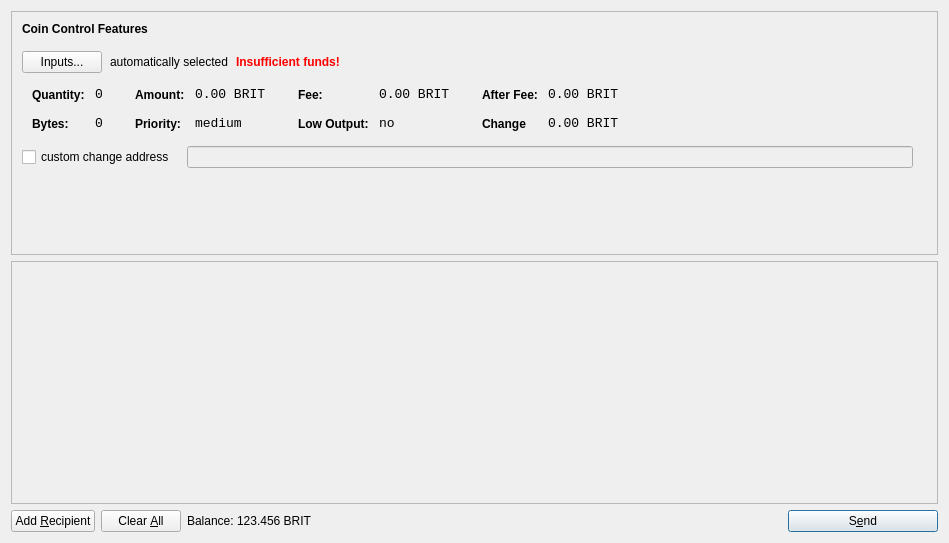
<?xml version="1.0" encoding="UTF-8"?>
<ui version="4.0">
 <class>SendCoinsDialog</class>
 <widget class="QDialog" name="SendCoinsDialog">
  <property name="geometry">
   <rect>
    <x>0</x>
    <y>0</y>
    <width>949</width>
    <height>543</height>
   </rect>
  </property>
  <property name="windowTitle">
   <string>Send Coins</string>
  </property>
  <layout class="QVBoxLayout" name="verticalLayout">
   <item>
    <widget class="QFrame" name="frameCoinControl">
     <property name="sizePolicy">
      <sizepolicy hsizetype="Expanding" vsizetype="Expanding">
       <horstretch>0</horstretch>
       <verstretch>0</verstretch>
      </sizepolicy>
     </property>
     <property name="maximumSize">
      <size>
       <width>16777215</width>
       <height>16777215</height>
      </size>
     </property>
     <property name="frameShape">
      <enum>QFrame::StyledPanel</enum>
     </property>
     <property name="frameShadow">
      <enum>QFrame::Sunken</enum>
     </property>
     <layout class="QVBoxLayout" name="verticalLayoutCoinControl2">
      <property name="spacing">
       <number>6</number>
      </property>
      <property name="leftMargin">
       <number>0</number>
      </property>
      <property name="topMargin">
       <number>0</number>
      </property>
      <property name="rightMargin">
       <number>0</number>
      </property>
      <property name="bottomMargin">
       <number>6</number>
      </property>
      <item>
       <layout class="QVBoxLayout" name="verticalLayoutCoinControl" stretch="0,0,0,0,1">
        <property name="spacing">
         <number>0</number>
        </property>
        <property name="leftMargin">
         <number>10</number>
        </property>
        <property name="topMargin">
         <number>10</number>
        </property>
        <item>
         <layout class="QHBoxLayout" name="horizontalLayoutCoinControl1">
          <property name="bottomMargin">
           <number>15</number>
          </property>
          <item>
           <widget class="QLabel" name="labelCoinControlFeatures">
            <property name="sizePolicy">
             <sizepolicy hsizetype="Preferred" vsizetype="Maximum">
              <horstretch>0</horstretch>
              <verstretch>0</verstretch>
             </sizepolicy>
            </property>
            <property name="font">
             <font>
              <weight>75</weight>
              <bold>true</bold>
             </font>
            </property>
            <property name="styleSheet">
             <string notr="true">font-weight:bold;</string>
            </property>
            <property name="text">
             <string>Coin Control Features</string>
            </property>
           </widget>
          </item>
         </layout>
        </item>
        <item>
         <layout class="QHBoxLayout" name="horizontalLayoutCoinControl2" stretch="0,0,0,0">
          <property name="spacing">
           <number>8</number>
          </property>
          <property name="bottomMargin">
           <number>10</number>
          </property>
          <item>
           <widget class="QPushButton" name="pushButtonCoinControl">
            <property name="styleSheet">
             <string notr="true"/>
            </property>
            <property name="text">
             <string>Inputs...</string>
            </property>
           </widget>
          </item>
          <item>
           <widget class="QLabel" name="labelCoinControlAutomaticallySelected">
            <property name="text">
             <string>automatically selected</string>
            </property>
            <property name="margin">
             <number>5</number>
            </property>
           </widget>
          </item>
          <item>
           <widget class="QLabel" name="labelCoinControlInsuffFunds">
            <property name="font">
             <font>
              <weight>75</weight>
              <bold>true</bold>
             </font>
            </property>
            <property name="styleSheet">
             <string notr="true">color:red;font-weight:bold;</string>
            </property>
            <property name="text">
             <string>Insufficient funds!</string>
            </property>
            <property name="margin">
             <number>5</number>
            </property>
           </widget>
          </item>
          <item>
           <spacer name="horizontalSpacerCoinControl">
            <property name="orientation">
             <enum>Qt::Horizontal</enum>
            </property>
            <property name="sizeHint" stdset="0">
             <size>
              <width>40</width>
              <height>1</height>
             </size>
            </property>
           </spacer>
          </item>
         </layout>
        </item>
        <item>
         <widget class="QWidget" name="widgetCoinControl" native="true">
          <property name="sizePolicy">
           <sizepolicy hsizetype="Preferred" vsizetype="Preferred">
            <horstretch>0</horstretch>
            <verstretch>0</verstretch>
           </sizepolicy>
          </property>
          <property name="minimumSize">
           <size>
            <width>0</width>
            <height>0</height>
           </size>
          </property>
          <property name="styleSheet">
           <string notr="true"/>
          </property>
          <layout class="QHBoxLayout" name="horizontalLayoutCoinControl5">
           <property name="margin">
            <number>0</number>
           </property>
           <item>
            <layout class="QHBoxLayout" name="horizontalLayoutCoinControl3" stretch="0,0,0,1">
             <property name="spacing">
              <number>20</number>
             </property>
             <property name="topMargin">
              <number>0</number>
             </property>
             <property name="bottomMargin">
              <number>10</number>
             </property>
             <item>
              <layout class="QFormLayout" name="formLayoutCoinControl1">
               <property name="horizontalSpacing">
                <number>10</number>
               </property>
               <property name="verticalSpacing">
                <number>14</number>
               </property>
               <property name="leftMargin">
                <number>10</number>
               </property>
               <property name="topMargin">
                <number>4</number>
               </property>
               <property name="rightMargin">
                <number>6</number>
               </property>
               <item row="0" column="0">
                <widget class="QLabel" name="labelCoinControlQuantityText">
                 <property name="styleSheet">
                  <string notr="true">font-weight:bold;</string>
                 </property>
                 <property name="text">
                  <string>Quantity:</string>
                 </property>
                 <property name="margin">
                  <number>0</number>
                 </property>
                </widget>
               </item>
               <item row="0" column="1">
                <widget class="QLabel" name="labelCoinControlQuantity">
                 <property name="font">
                  <font>
                   <family>Monospace</family>
                   <pointsize>10</pointsize>
                  </font>
                 </property>
                 <property name="cursor">
                  <cursorShape>IBeamCursor</cursorShape>
                 </property>
                 <property name="contextMenuPolicy">
                  <enum>Qt::ActionsContextMenu</enum>
                 </property>
                 <property name="text">
                  <string>0</string>
                 </property>
                 <property name="margin">
                  <number>0</number>
                 </property>
                 <property name="textInteractionFlags">
                  <set>Qt::LinksAccessibleByMouse|Qt::TextSelectableByKeyboard|Qt::TextSelectableByMouse</set>
                 </property>
                </widget>
               </item>
               <item row="1" column="0">
                <widget class="QLabel" name="labelCoinControlBytesText">
                 <property name="styleSheet">
                  <string notr="true">font-weight:bold;</string>
                 </property>
                 <property name="text">
                  <string>Bytes:</string>
                 </property>
                </widget>
               </item>
               <item row="1" column="1">
                <widget class="QLabel" name="labelCoinControlBytes">
                 <property name="font">
                  <font>
                   <family>Monospace</family>
                   <pointsize>10</pointsize>
                  </font>
                 </property>
                 <property name="cursor">
                  <cursorShape>IBeamCursor</cursorShape>
                 </property>
                 <property name="contextMenuPolicy">
                  <enum>Qt::ActionsContextMenu</enum>
                 </property>
                 <property name="text">
                  <string>0</string>
                 </property>
                 <property name="textInteractionFlags">
                  <set>Qt::LinksAccessibleByMouse|Qt::TextSelectableByKeyboard|Qt::TextSelectableByMouse</set>
                 </property>
                </widget>
               </item>
              </layout>
             </item>
             <item>
              <layout class="QFormLayout" name="formLayoutCoinControl2">
               <property name="horizontalSpacing">
                <number>10</number>
               </property>
               <property name="verticalSpacing">
                <number>14</number>
               </property>
               <property name="leftMargin">
                <number>6</number>
               </property>
               <property name="topMargin">
                <number>4</number>
               </property>
               <property name="rightMargin">
                <number>6</number>
               </property>
               <item row="0" column="0">
                <widget class="QLabel" name="labelCoinControlAmountText">
                 <property name="styleSheet">
                  <string notr="true">font-weight:bold;</string>
                 </property>
                 <property name="text">
                  <string>Amount:</string>
                 </property>
                 <property name="margin">
                  <number>0</number>
                 </property>
                </widget>
               </item>
               <item row="0" column="1">
                <widget class="QLabel" name="labelCoinControlAmount">
                 <property name="font">
                  <font>
                   <family>Monospace</family>
                   <pointsize>10</pointsize>
                  </font>
                 </property>
                 <property name="cursor">
                  <cursorShape>IBeamCursor</cursorShape>
                 </property>
                 <property name="contextMenuPolicy">
                  <enum>Qt::ActionsContextMenu</enum>
                 </property>
                 <property name="text">
                  <string>0.00 BRIT</string>
                 </property>
                 <property name="textInteractionFlags">
                  <set>Qt::LinksAccessibleByMouse|Qt::TextSelectableByKeyboard|Qt::TextSelectableByMouse</set>
                 </property>
                </widget>
               </item>
               <item row="1" column="0">
                <widget class="QLabel" name="labelCoinControlPriorityText">
                 <property name="styleSheet">
                  <string notr="true">font-weight:bold;</string>
                 </property>
                 <property name="text">
                  <string>Priority:</string>
                 </property>
                </widget>
               </item>
               <item row="1" column="1">
                <widget class="QLabel" name="labelCoinControlPriority">
                 <property name="font">
                  <font>
                   <family>Monospace</family>
                   <pointsize>10</pointsize>
                  </font>
                 </property>
                 <property name="cursor">
                  <cursorShape>IBeamCursor</cursorShape>
                 </property>
                 <property name="contextMenuPolicy">
                  <enum>Qt::ActionsContextMenu</enum>
                 </property>
                 <property name="text">
                  <string>medium</string>
                 </property>
                 <property name="textInteractionFlags">
                  <set>Qt::LinksAccessibleByMouse|Qt::TextSelectableByKeyboard|Qt::TextSelectableByMouse</set>
                 </property>
                </widget>
               </item>
              </layout>
             </item>
             <item>
              <layout class="QFormLayout" name="formLayoutCoinControl3">
               <property name="horizontalSpacing">
                <number>10</number>
               </property>
               <property name="verticalSpacing">
                <number>14</number>
               </property>
               <property name="leftMargin">
                <number>6</number>
               </property>
               <property name="topMargin">
                <number>4</number>
               </property>
               <property name="rightMargin">
                <number>6</number>
               </property>
               <item row="0" column="0">
                <widget class="QLabel" name="labelCoinControlFeeText">
                 <property name="styleSheet">
                  <string notr="true">font-weight:bold;</string>
                 </property>
                 <property name="text">
                  <string>Fee:</string>
                 </property>
                 <property name="margin">
                  <number>0</number>
                 </property>
                </widget>
               </item>
               <item row="0" column="1">
                <widget class="QLabel" name="labelCoinControlFee">
                 <property name="font">
                  <font>
                   <family>Monospace</family>
                   <pointsize>10</pointsize>
                  </font>
                 </property>
                 <property name="cursor">
                  <cursorShape>IBeamCursor</cursorShape>
                 </property>
                 <property name="contextMenuPolicy">
                  <enum>Qt::ActionsContextMenu</enum>
                 </property>
                 <property name="text">
                  <string>0.00 BRIT</string>
                 </property>
                 <property name="textInteractionFlags">
                  <set>Qt::LinksAccessibleByMouse|Qt::TextSelectableByKeyboard|Qt::TextSelectableByMouse</set>
                 </property>
                </widget>
               </item>
               <item row="1" column="0">
                <widget class="QLabel" name="labelCoinControlLowOutputText">
                 <property name="styleSheet">
                  <string notr="true">font-weight:bold;</string>
                 </property>
                 <property name="text">
                  <string>Low Output:</string>
                 </property>
                </widget>
               </item>
               <item row="1" column="1">
                <widget class="QLabel" name="labelCoinControlLowOutput">
                 <property name="font">
                  <font>
                   <family>Monospace</family>
                   <pointsize>10</pointsize>
                  </font>
                 </property>
                 <property name="cursor">
                  <cursorShape>IBeamCursor</cursorShape>
                 </property>
                 <property name="contextMenuPolicy">
                  <enum>Qt::ActionsContextMenu</enum>
                 </property>
                 <property name="text">
                  <string>no</string>
                 </property>
                 <property name="textInteractionFlags">
                  <set>Qt::LinksAccessibleByMouse|Qt::TextSelectableByKeyboard|Qt::TextSelectableByMouse</set>
                 </property>
                </widget>
               </item>
              </layout>
             </item>
             <item>
              <layout class="QFormLayout" name="formLayoutCoinControl4">
               <property name="horizontalSpacing">
                <number>10</number>
               </property>
               <property name="verticalSpacing">
                <number>14</number>
               </property>
               <property name="leftMargin">
                <number>6</number>
               </property>
               <property name="topMargin">
                <number>4</number>
               </property>
               <property name="rightMargin">
                <number>6</number>
               </property>
               <item row="0" column="0">
                <widget class="QLabel" name="labelCoinControlAfterFeeText">
                 <property name="styleSheet">
                  <string notr="true">font-weight:bold;</string>
                 </property>
                 <property name="text">
                  <string>After Fee:</string>
                 </property>
                 <property name="margin">
                  <number>0</number>
                 </property>
                </widget>
               </item>
               <item row="0" column="1">
                <widget class="QLabel" name="labelCoinControlAfterFee">
                 <property name="font">
                  <font>
                   <family>Monospace</family>
                   <pointsize>10</pointsize>
                  </font>
                 </property>
                 <property name="cursor">
                  <cursorShape>IBeamCursor</cursorShape>
                 </property>
                 <property name="contextMenuPolicy">
                  <enum>Qt::ActionsContextMenu</enum>
                 </property>
                 <property name="text">
                  <string>0.00 BRIT</string>
                 </property>
                 <property name="textInteractionFlags">
                  <set>Qt::LinksAccessibleByMouse|Qt::TextSelectableByKeyboard|Qt::TextSelectableByMouse</set>
                 </property>
                </widget>
               </item>
               <item row="1" column="0">
                <widget class="QLabel" name="labelCoinControlChangeText">
                 <property name="styleSheet">
                  <string notr="true">font-weight:bold;</string>
                 </property>
                 <property name="text">
                  <string>Change</string>
                 </property>
                </widget>
               </item>
               <item row="1" column="1">
                <widget class="QLabel" name="labelCoinControlChange">
                 <property name="font">
                  <font>
                   <family>Monospace</family>
                   <pointsize>10</pointsize>
                  </font>
                 </property>
                 <property name="cursor">
                  <cursorShape>IBeamCursor</cursorShape>
                 </property>
                 <property name="contextMenuPolicy">
                  <enum>Qt::ActionsContextMenu</enum>
                 </property>
                 <property name="text">
                  <string>0.00 BRIT</string>
                 </property>
                 <property name="textInteractionFlags">
                  <set>Qt::LinksAccessibleByMouse|Qt::TextSelectableByKeyboard|Qt::TextSelectableByMouse</set>
                 </property>
                </widget>
               </item>
              </layout>
             </item>
            </layout>
           </item>
          </layout>
         </widget>
        </item>
        <item>
         <layout class="QHBoxLayout" name="horizontalLayoutCoinControl4" stretch="0,0,0">
          <property name="spacing">
           <number>12</number>
          </property>
          <property name="sizeConstraint">
           <enum>QLayout::SetDefaultConstraint</enum>
          </property>
          <property name="topMargin">
           <number>5</number>
          </property>
          <property name="rightMargin">
           <number>5</number>
          </property>
          <item>
           <widget class="QCheckBox" name="checkBoxCoinControlChange">
            <property name="text">
             <string>custom change address</string>
            </property>
           </widget>
          </item>
          <item>
           <widget class="QLineEdit" name="lineEditCoinControlChange">
            <property name="enabled">
             <bool>false</bool>
            </property>
            <property name="sizePolicy">
             <sizepolicy hsizetype="Expanding" vsizetype="Fixed">
              <horstretch>0</horstretch>
              <verstretch>0</verstretch>
             </sizepolicy>
            </property>
           </widget>
          </item>
          <item>
           <widget class="QLabel" name="labelCoinControlChangeLabel">
            <property name="sizePolicy">
             <sizepolicy hsizetype="Preferred" vsizetype="Expanding">
              <horstretch>0</horstretch>
              <verstretch>0</verstretch>
             </sizepolicy>
            </property>
            <property name="minimumSize">
             <size>
              <width>0</width>
              <height>0</height>
             </size>
            </property>
            <property name="text">
             <string/>
            </property>
            <property name="margin">
             <number>3</number>
            </property>
           </widget>
          </item>
         </layout>
        </item>
        <item>
         <spacer name="verticalSpacerCoinControl">
          <property name="orientation">
           <enum>Qt::Vertical</enum>
          </property>
          <property name="sizeHint" stdset="0">
           <size>
            <width>800</width>
            <height>1</height>
           </size>
          </property>
         </spacer>
        </item>
       </layout>
      </item>
     </layout>
    </widget>
   </item>
   <item>
    <widget class="QScrollArea" name="scrollArea">
     <property name="widgetResizable">
      <bool>true</bool>
     </property>
     <widget class="QWidget" name="scrollAreaWidgetContents">
      <property name="geometry">
       <rect>
        <x>0</x>
        <y>0</y>
        <width>929</width>
        <height>240</height>
       </rect>
      </property>
      <layout class="QVBoxLayout" name="verticalLayout_2">
       <property name="margin">
        <number>0</number>
       </property>
       <item>
        <layout class="QVBoxLayout" name="entries">
         <property name="spacing">
          <number>6</number>
         </property>
        </layout>
       </item>
       <item>
        <spacer name="verticalSpacer">
         <property name="orientation">
          <enum>Qt::Vertical</enum>
         </property>
         <property name="sizeHint" stdset="0">
          <size>
           <width>20</width>
           <height>40</height>
          </size>
         </property>
        </spacer>
       </item>
      </layout>
     </widget>
    </widget>
   </item>
   <item>
    <layout class="QHBoxLayout" name="horizontalLayout">
     <item>
      <widget class="QPushButton" name="addButton">
       <property name="toolTip">
        <string>Send to multiple recipients at once</string>
       </property>
       <property name="text">
        <string>Add &amp;Recipient</string>
       </property>
       <property name="icon">
        <iconset resource="../bitcoin.qrc">
         <normaloff>:/icons/add</normaloff>:/icons/add</iconset>
       </property>
       <property name="autoDefault">
        <bool>false</bool>
       </property>
      </widget>
     </item>
     <item>
      <widget class="QPushButton" name="clearButton">
       <property name="sizePolicy">
        <sizepolicy hsizetype="Minimum" vsizetype="Fixed">
         <horstretch>0</horstretch>
         <verstretch>0</verstretch>
        </sizepolicy>
       </property>
       <property name="toolTip">
        <string>Remove all transaction fields</string>
       </property>
       <property name="text">
        <string>Clear &amp;All</string>
       </property>
       <property name="icon">
        <iconset resource="../bitcoin.qrc">
         <normaloff>:/icons/remove</normaloff>:/icons/remove</iconset>
       </property>
       <property name="autoRepeatDelay">
        <number>300</number>
       </property>
       <property name="autoDefault">
        <bool>false</bool>
       </property>
      </widget>
     </item>
     <item>
      <layout class="QHBoxLayout" name="horizontalLayout_2">
       <property name="spacing">
        <number>3</number>
       </property>
       <item>
        <widget class="QLabel" name="label">
         <property name="sizePolicy">
          <sizepolicy hsizetype="Preferred" vsizetype="Fixed">
           <horstretch>0</horstretch>
           <verstretch>0</verstretch>
          </sizepolicy>
         </property>
         <property name="text">
          <string>Balance:</string>
         </property>
        </widget>
       </item>
       <item>
        <widget class="QLabel" name="labelBalance">
         <property name="sizePolicy">
          <sizepolicy hsizetype="Preferred" vsizetype="Fixed">
           <horstretch>0</horstretch>
           <verstretch>0</verstretch>
          </sizepolicy>
         </property>
         <property name="cursor">
          <cursorShape>IBeamCursor</cursorShape>
         </property>
         <property name="text">
          <string>123.456 BRIT</string>
         </property>
         <property name="textInteractionFlags">
          <set>Qt::LinksAccessibleByMouse|Qt::TextSelectableByKeyboard|Qt::TextSelectableByMouse</set>
         </property>
        </widget>
       </item>
      </layout>
     </item>
     <item>
      <spacer name="horizontalSpacer">
       <property name="orientation">
        <enum>Qt::Horizontal</enum>
       </property>
       <property name="sizeHint" stdset="0">
        <size>
         <width>40</width>
         <height>20</height>
        </size>
       </property>
      </spacer>
     </item>
     <item>
      <widget class="QPushButton" name="sendButton">
       <property name="minimumSize">
        <size>
         <width>150</width>
         <height>0</height>
        </size>
       </property>
       <property name="toolTip">
        <string>Confirm the send action</string>
       </property>
       <property name="text">
        <string>S&amp;end</string>
       </property>
       <property name="icon">
        <iconset resource="../bitcoin.qrc">
         <normaloff>:/icons/send</normaloff>:/icons/send</iconset>
       </property>
       <property name="default">
        <bool>true</bool>
       </property>
      </widget>
     </item>
    </layout>
   </item>
  </layout>
 </widget>
 <resources>
  <include location="../bitcoin.qrc"/>
 </resources>
 <connections/>
</ui>
